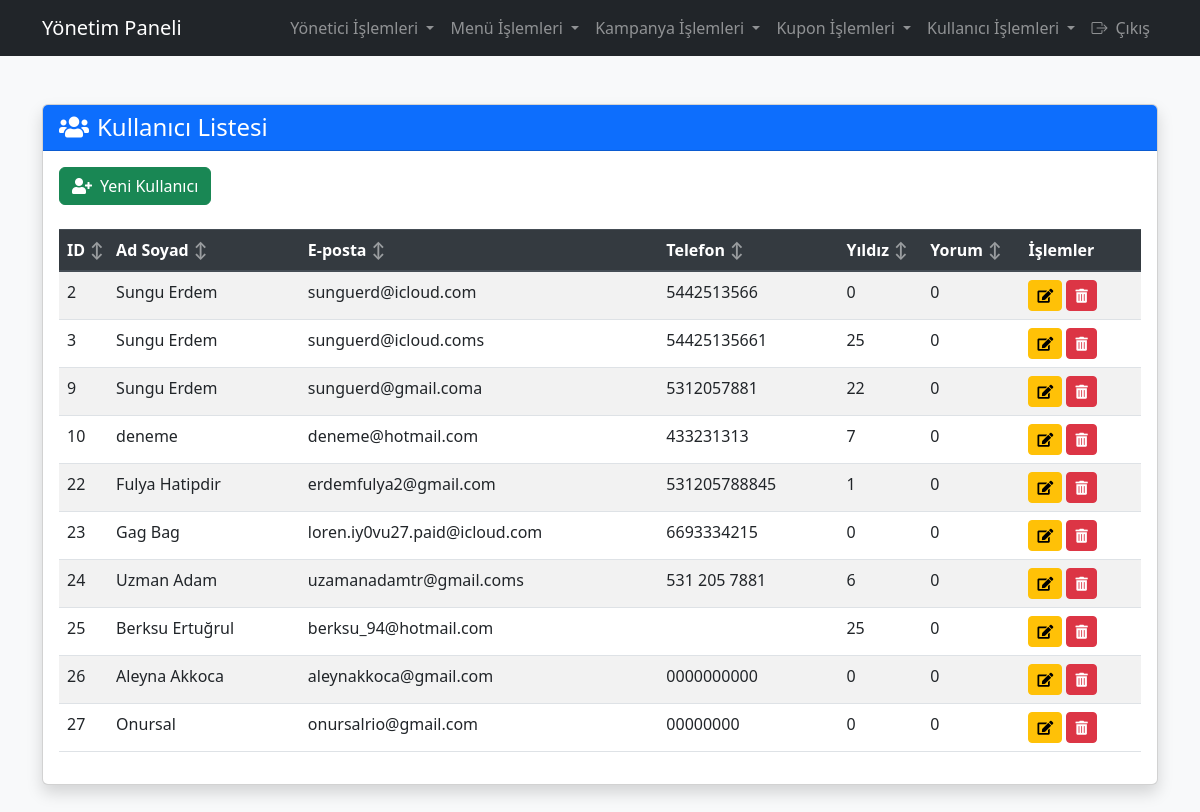
/yonetici/kullanicilar.php (signed in), run on the app's committed database.
### tables this page shows
CREATE TABLE `kullanicilar` (
  `user_id` int(11) NOT NULL,
  `ad_soyad` varchar(100) NOT NULL,
  `eposta` varchar(100) NOT NULL,
  `telefon_no` varchar(15) NOT NULL,
  `parola` varchar(255) NOT NULL,
  `yildiz_sayisi` int(11) DEFAULT 0,
  `yorum_sayisi` int(11) DEFAULT 0,
  `qr_code` mediumtext NOT NULL
);

### yonetici/kullanicilar.php (the view, shortened to what this page needs)
<?php
require_once '../inc/db.php';
try {
    $sorgu = $conn->prepare("SELECT * FROM kullanicilar");
    $sorgu->execute();
    $kullanicilar = $sorgu->fetchAll(PDO::FETCH_ASSOC);
} catch (PDOException $e) {
    die("Veritabanı hatası: " . $e->getMessage());
}
?>
<!DOCTYPE html>
<html lang="tr">
<head>
    <link href="https://stackpath.bootstrapcdn.com/bootstrap/4.5.2/css/bootstrap.min.css" rel="stylesheet">
    <link href="https://cdnjs.cloudflare.com/ajax/libs/font-awesome/5.15.4/css/all.min.css" rel="stylesheet">
    <link href="https://cdn.jsdelivr.net/npm/bootstrap@5.3.0/dist/css/bootstrap.min.css" rel="stylesheet">
  <link href="https://cdn.jsdelivr.net/npm/bootstrap-icons@1.10.5/font/bootstrap-icons.css" rel="stylesheet">
</head>
<body class="bg-light">
      <?php include 'navbar.php'; ?>
    <div class="container py-5">
        <div class="card card-shadow">
            <div class="card-header bg-primary text-white">
                <h4 class="mb-0"><i class="fas fa-users mr-2"></i>Kullanıcı Listesi</h4>
            </div>
            <div class="card-body">
                <div class="mb-4">
                    <a href="kullanici-ekle.php" class="btn btn-success">
                        <i class="fas fa-user-plus mr-2"></i>Yeni Kullanıcı
                    </a>
                </div>
                <div class="table-responsive">
                    <table class="table table-hover table-striped" id="siralanabilirTablo">
                        <thead class="thead-dark">
                            <tr>
                                <th class="sortable" data-column="id">ID</th>
                                <th class="sortable" data-column="ad">Ad Soyad</th>
                                <th class="sortable" data-column="eposta">E-posta</th>
                                <th class="sortable" data-column="telefon">Telefon</th>
                                <th class="sortable" data-column="yildiz">Yıldız</th>
                                <th class="sortable" data-column="yorum">Yorum</th>
                                <th>İşlemler</th>
                            </tr>
                        </thead>
                        <tbody>
                            <?php foreach ($kullanicilar as $kullanici): ?>
                                <tr>
                                    <td><?= htmlspecialchars($kullanici['user_id']) ?></td>
                                    <td><?= htmlspecialchars($kullanici['ad_soyad']) ?></td>
                                    <td><?= htmlspecialchars($kullanici['eposta']) ?></td>
                                    <td><?= htmlspecialchars($kullanici['telefon_no']) ?></td>
                                    <td><?= htmlspecialchars($kullanici['yildiz_sayisi']) ?></td>
                                    <td><?= htmlspecialchars($kullanici['yorum_sayisi']) ?></td>
                                    <td>
                                        <a href="kullanici-duzenle.php?id=<?= $kullanici['user_id'] ?>"
                                           class="btn btn-sm btn-warning"
                                           title="Düzenle">
                                            <i class="fas fa-edit"></i>
                                        </a>
                                        <a href="kullanicilar.php?sil=<?= $kullanici['user_id'] ?>"
                                           class="btn btn-sm btn-danger"
                                           onclick="return confirm('Bu kullanıcıyı silmek istediğinize emin misiniz?')"
                                           title="Sil">
                                            <i class="fas fa-trash-alt"></i>
                                        </a>
                                    </td>
                                </tr>
                            <?php endforeach; ?>
                        </tbody>
                    </table>
                </div>
            </div>
        </div>
    </div>
</body>
</html>

### yonetici/navbar.php (shortened to what this page needs)
<nav class="navbar navbar-expand-lg navbar-dark bg-dark">
  <div class="container">
    <a class="navbar-brand" href="dashboard.php">
      Yönetim Paneli
    </a>
    <div class="collapse navbar-collapse" id="navbarContent">
      <ul class="navbar-nav ms-auto mb-2 mb-lg-0">
        <li class="nav-item dropdown">
          <a class="nav-link dropdown-toggle" href="#" id="adminOperationsDropdown" role="button"
             data-bs-toggle="dropdown" aria-expanded="false">
            Yönetici İşlemleri
          </a>
        </li>
        <li class="nav-item dropdown">
          <a class="nav-link dropdown-toggle" href="#" id="menuOperationsDropdown" role="button"
             data-bs-toggle="dropdown" aria-expanded="false">
            Menü İşlemleri
          </a>
        </li>
        <li class="nav-item dropdown">
          <a class="nav-link dropdown-toggle" href="#" id="campaignOperationsDropdown" role="button"
             data-bs-toggle="dropdown" aria-expanded="false">
            Kampanya İşlemleri
          </a>
        </li>
        <li class="nav-item dropdown">
          <a class="nav-link dropdown-toggle" href="#" id="couponOperationsDropdown" role="button"
             data-bs-toggle="dropdown" aria-expanded="false">
            Kupon İşlemleri
          </a>
        </li>
        <li class="nav-item dropdown">
          <a class="nav-link dropdown-toggle" href="#" id="userOperationsDropdown" role="button"
             data-bs-toggle="dropdown" aria-expanded="false">
            Kullanıcı İşlemleri
          </a>
        </li>
        <li class="nav-item">
          <a class="nav-link" href="cikis.php">
            <i class="bi bi-box-arrow-right me-2"></i>Çıkış
          </a>
        </li>
      </ul>
    </div>
  </div>
</nav>

### yonetici/kullanicilar.php (style rules this page uses)
.card-shadow { box-shadow: 0 0.5rem 1rem rgba(0,0,0,0.15); }
.sortable { cursor: pointer; position: relative; }
.sortable::after { content: "↕"; margin-left: 5px; opacity: 0.5; position: absolute; }

### data on the page
kullanicilar: user_id "2", ad_soyad "Sungu Erdem", eposta "sunguerd@icloud.com", telefon_no "5442513566", yildiz_sayisi "0", yorum_sayisi "0"
kullanicilar: user_id "3", ad_soyad "Sungu Erdem", eposta "sunguerd@icloud.coms", telefon_no "54425135661", yildiz_sayisi "25", yorum_sayisi "0"
kullanicilar: user_id "9", ad_soyad "Sungu Erdem", eposta "sunguerd@gmail.coma", telefon_no "5312057881", yildiz_sayisi "22", yorum_sayisi "0"
kullanicilar: user_id "10", ad_soyad "deneme", eposta "deneme@hotmail.com", telefon_no "433231313", yildiz_sayisi "7", yorum_sayisi "0"
kullanicilar: user_id "22", ad_soyad "Fulya Hatipdir", eposta "erdemfulya2@gmail.com", telefon_no "531205788845", yildiz_sayisi "1", yorum_sayisi "0"
kullanicilar: user_id "23", ad_soyad "Gag Bag", eposta "loren.iy0vu27.paid@icloud.com", telefon_no "6693334215", yildiz_sayisi "0", yorum_sayisi "0"
kullanicilar: user_id "24", ad_soyad "Uzman Adam", eposta "uzamanadamtr@gmail.coms", telefon_no "531 205 7881", yildiz_sayisi "6", yorum_sayisi "0"
kullanicilar: user_id "25", ad_soyad "Berksu Ertuğrul", eposta "berksu_94@hotmail.com", yildiz_sayisi "25", yorum_sayisi "0"
kullanicilar: user_id "26", ad_soyad "Aleyna Akkoca", eposta "aleynakkoca@gmail.com", telefon_no "0000000000", yildiz_sayisi "0", yorum_sayisi "0"
kullanicilar: user_id "27", ad_soyad "Onursal", eposta "onursalrio@gmail.com", telefon_no "00000000", yildiz_sayisi "0", yorum_sayisi "0"
